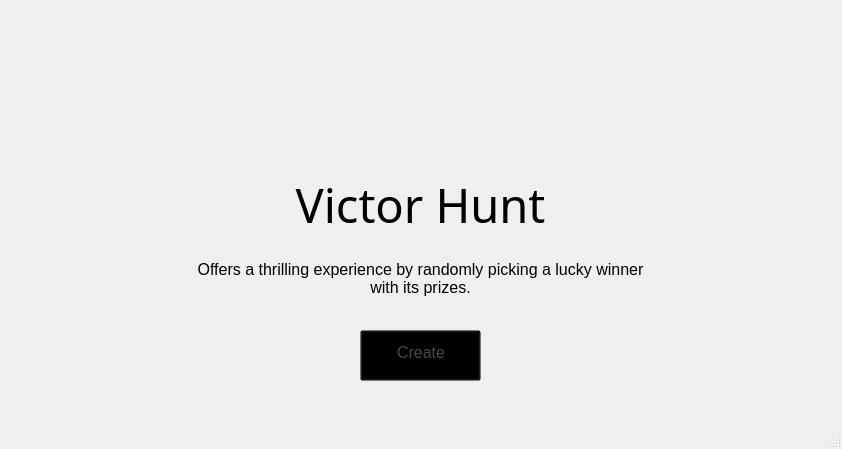
<?xml version="1.0" encoding="UTF-8"?>
<ui version="4.0">
 <class>MainWindow</class>
 <widget class="QMainWindow" name="MainWindow">
  <property name="geometry">
   <rect>
    <x>0</x>
    <y>0</y>
    <width>842</width>
    <height>449</height>
   </rect>
  </property>
  <property name="windowTitle">
   <string>MainWindow</string>
  </property>
  <widget class="QWidget" name="centralwidget">
   <widget class="QWidget" name="verticalLayoutWidget">
    <property name="geometry">
     <rect>
      <x>190</x>
      <y>170</y>
      <width>461</width>
      <height>142</height>
     </rect>
    </property>
    <layout class="QVBoxLayout" name="verticalLayout">
     <item>
      <widget class="QLabel" name="label">
       <property name="font">
        <font>
         <family>Megrim</family>
         <pointsize>35</pointsize>
        </font>
       </property>
       <property name="cursor">
        <cursorShape>ArrowCursor</cursorShape>
       </property>
       <property name="text">
        <string>Victor Hunt</string>
       </property>
       <property name="alignment">
        <set>Qt::AlignCenter</set>
       </property>
      </widget>
     </item>
     <item>
      <widget class="QLabel" name="label_2">
       <property name="font">
        <font>
         <family>Leelawadee UI</family>
         <pointsize>12</pointsize>
        </font>
       </property>
       <property name="text">
        <string>Offers a thrilling experience by randomly picking a lucky winner with its prizes.</string>
       </property>
       <property name="scaledContents">
        <bool>false</bool>
       </property>
       <property name="alignment">
        <set>Qt::AlignCenter</set>
       </property>
       <property name="wordWrap">
        <bool>true</bool>
       </property>
      </widget>
     </item>
    </layout>
   </widget>
   <widget class="QLabel" name="LabelTicket">
    <property name="geometry">
     <rect>
      <x>350</x>
      <y>10</y>
      <width>301</width>
      <height>181</height>
     </rect>
    </property>
    <property name="text">
     <string/>
    </property>
   </widget>
   <widget class="QPushButton" name="btCreate">
    <property name="geometry">
     <rect>
      <x>360</x>
      <y>330</y>
      <width>121</width>
      <height>51</height>
     </rect>
    </property>
    <property name="font">
     <font>
      <family>Leelawadee UI</family>
      <pointsize>12</pointsize>
     </font>
    </property>
    <property name="cursor">
     <cursorShape>PointingHandCursor</cursorShape>
    </property>
    <property name="layoutDirection">
     <enum>Qt::LeftToRight</enum>
    </property>
    <property name="autoFillBackground">
     <bool>false</bool>
    </property>
    <property name="styleSheet">
     <string notr="true">background-image: url(:/img/img/CreateBtn.png);
 background-position: center; /* Center the image */
 background-repeat: no-repeat; /* Do not repeat the image */
  background-size: cover; 
background-color: transparent;
text-align: left;
padding-left: 36px;
padding-bottom: 6px;
color: #474A4A;
visibility: none;
</string>
    </property>
    <property name="text">
     <string>Create</string>
    </property>
   </widget>
   <widget class="QLabel" name="LandingBackground">
    <property name="geometry">
     <rect>
      <x>0</x>
      <y>0</y>
      <width>851</width>
      <height>431</height>
     </rect>
    </property>
    <property name="styleSheet">
     <string notr="true">background-position: center; /* Center the image */
  background-repeat: no-repeat; /* Do not repeat the image */
  background-size: cover;</string>
    </property>
    <property name="text">
     <string/>
    </property>
   </widget>
  </widget>
  <widget class="QMenuBar" name="menubar">
   <property name="geometry">
    <rect>
     <x>0</x>
     <y>0</y>
     <width>842</width>
     <height>21</height>
    </rect>
   </property>
  </widget>
  <widget class="QStatusBar" name="statusbar"/>
 </widget>
 <resources/>
 <connections/>
</ui>
